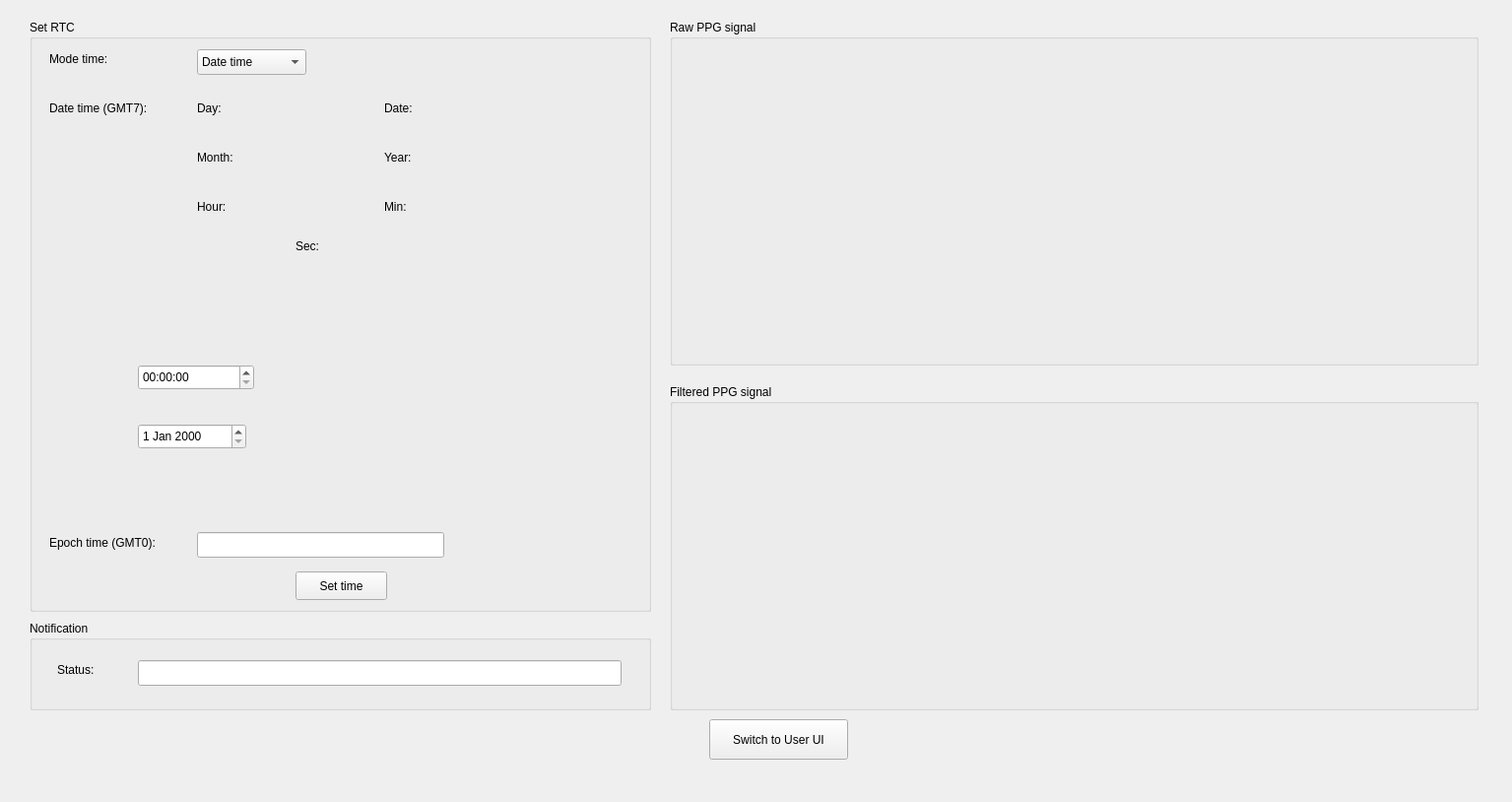
<?xml version="1.0" encoding="UTF-8"?>
<ui version="4.0">
 <class>Dev_UI</class>
 <widget class="QWidget" name="Dev_UI">
  <property name="geometry">
   <rect>
    <x>0</x>
    <y>0</y>
    <width>1535</width>
    <height>814</height>
   </rect>
  </property>
  <property name="windowTitle">
   <string>Form</string>
  </property>
  <widget class="QGroupBox" name="Filtered_PPG">
   <property name="geometry">
    <rect>
     <x>680</x>
     <y>390</y>
     <width>821</width>
     <height>331</height>
    </rect>
   </property>
   <property name="title">
    <string>Filtered PPG signal</string>
   </property>
  </widget>
  <widget class="QPushButton" name="btn_switch_to_user_ui">
   <property name="geometry">
    <rect>
     <x>720</x>
     <y>730</y>
     <width>141</width>
     <height>41</height>
    </rect>
   </property>
   <property name="text">
    <string>Switch to User UI</string>
   </property>
  </widget>
  <widget class="QGroupBox" name="Raw_PPG">
   <property name="geometry">
    <rect>
     <x>680</x>
     <y>20</y>
     <width>821</width>
     <height>351</height>
    </rect>
   </property>
   <property name="title">
    <string>Raw PPG signal</string>
   </property>
  </widget>
  <widget class="QGroupBox" name="Set_RTC">
   <property name="geometry">
    <rect>
     <x>30</x>
     <y>20</y>
     <width>631</width>
     <height>601</height>
    </rect>
   </property>
   <property name="title">
    <string>Set RTC</string>
   </property>
   <widget class="QPushButton" name="btn_set_rtc">
    <property name="geometry">
     <rect>
      <x>270</x>
      <y>560</y>
      <width>93</width>
      <height>29</height>
     </rect>
    </property>
    <property name="text">
     <string>Set time</string>
    </property>
   </widget>
   <widget class="QComboBox" name="cbb_mode_time">
    <property name="geometry">
     <rect>
      <x>170</x>
      <y>30</y>
      <width>111</width>
      <height>26</height>
     </rect>
    </property>
    <item>
     <property name="text">
      <string>Date time</string>
     </property>
    </item>
    <item>
     <property name="text">
      <string>Epoch time</string>
     </property>
    </item>
   </widget>
   <widget class="QLabel" name="lbl_epoch_time">
    <property name="geometry">
     <rect>
      <x>20</x>
      <y>520</y>
      <width>141</width>
      <height>21</height>
     </rect>
    </property>
    <property name="text">
     <string>Epoch time (GMT0):</string>
    </property>
   </widget>
   <widget class="QLabel" name="lbl_mode_time">
    <property name="geometry">
     <rect>
      <x>20</x>
      <y>30</y>
      <width>81</width>
      <height>20</height>
     </rect>
    </property>
    <property name="text">
     <string>Mode time:</string>
    </property>
   </widget>
   <widget class="QLineEdit" name="line_epoch_time">
    <property name="geometry">
     <rect>
      <x>170</x>
      <y>520</y>
      <width>251</width>
      <height>26</height>
     </rect>
    </property>
   </widget>
   <widget class="QLabel" name="lbl_date_time">
    <property name="geometry">
     <rect>
      <x>20</x>
      <y>80</y>
      <width>131</width>
      <height>20</height>
     </rect>
    </property>
    <property name="text">
     <string>Date time (GMT7):</string>
    </property>
   </widget>
   <widget class="QLabel" name="lbl_day">
    <property name="geometry">
     <rect>
      <x>170</x>
      <y>80</y>
      <width>51</width>
      <height>20</height>
     </rect>
    </property>
    <property name="text">
     <string>Day:</string>
    </property>
   </widget>
   <widget class="QLabel" name="lbl_date">
    <property name="geometry">
     <rect>
      <x>360</x>
      <y>80</y>
      <width>51</width>
      <height>20</height>
     </rect>
    </property>
    <property name="text">
     <string>Date:</string>
    </property>
   </widget>
   <widget class="QLabel" name="lbl_month">
    <property name="geometry">
     <rect>
      <x>170</x>
      <y>130</y>
      <width>51</width>
      <height>20</height>
     </rect>
    </property>
    <property name="text">
     <string>Month:</string>
    </property>
   </widget>
   <widget class="QLabel" name="lbl_year">
    <property name="geometry">
     <rect>
      <x>360</x>
      <y>130</y>
      <width>41</width>
      <height>20</height>
     </rect>
    </property>
    <property name="text">
     <string>Year:</string>
    </property>
   </widget>
   <widget class="QLabel" name="lbl_hour">
    <property name="geometry">
     <rect>
      <x>170</x>
      <y>180</y>
      <width>51</width>
      <height>20</height>
     </rect>
    </property>
    <property name="text">
     <string>Hour:</string>
    </property>
   </widget>
   <widget class="QLabel" name="lbl_min">
    <property name="geometry">
     <rect>
      <x>360</x>
      <y>180</y>
      <width>51</width>
      <height>20</height>
     </rect>
    </property>
    <property name="text">
     <string>Min:</string>
    </property>
   </widget>
   <widget class="QLabel" name="lbl_sec">
    <property name="geometry">
     <rect>
      <x>270</x>
      <y>220</y>
      <width>51</width>
      <height>20</height>
     </rect>
    </property>
    <property name="text">
     <string>Sec:</string>
    </property>
   </widget>
   <widget class="QTimeEdit" name="timeEdit">
    <property name="geometry">
     <rect>
      <x>110</x>
      <y>350</y>
      <width>118</width>
      <height>26</height>
     </rect>
    </property>
    <property name="displayFormat">
     <string>hh:mm:ss</string>
    </property>
   </widget>
   <widget class="QDateEdit" name="dateEdit">
    <property name="geometry">
     <rect>
      <x>110</x>
      <y>410</y>
      <width>110</width>
      <height>26</height>
     </rect>
    </property>
   </widget>
  </widget>
  <widget class="QGroupBox" name="Notification">
   <property name="geometry">
    <rect>
     <x>30</x>
     <y>630</y>
     <width>631</width>
     <height>91</height>
    </rect>
   </property>
   <property name="title">
    <string>Notification</string>
   </property>
   <widget class="QLabel" name="lbl_notification">
    <property name="geometry">
     <rect>
      <x>28</x>
      <y>40</y>
      <width>81</width>
      <height>20</height>
     </rect>
    </property>
    <property name="text">
     <string>Status:</string>
    </property>
   </widget>
   <widget class="QLineEdit" name="line_notification">
    <property name="geometry">
     <rect>
      <x>110</x>
      <y>40</y>
      <width>491</width>
      <height>26</height>
     </rect>
    </property>
   </widget>
  </widget>
 </widget>
 <resources/>
 <connections/>
</ui>
